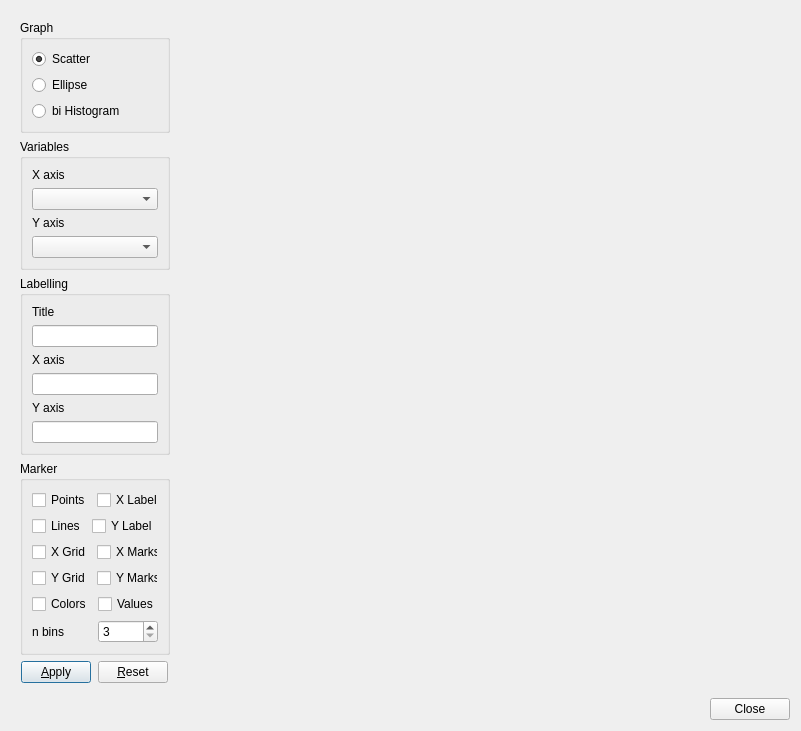
<?xml version="1.0" encoding="UTF-8"?>
<ui version="4.0">
 <class>Dialog</class>
 <widget class="QDialog" name="Dialog">
  <property name="geometry">
   <rect>
    <x>0</x>
    <y>0</y>
    <width>801</width>
    <height>697</height>
   </rect>
  </property>
  <property name="windowTitle">
   <string>Scatter Plot</string>
  </property>
  <layout class="QVBoxLayout" name="verticalLayout_3">
   <item>
    <widget class="QWidget" name="centralwidget" native="true">
     <layout class="QHBoxLayout" name="horizontalLayout_7">
      <item>
       <layout class="QVBoxLayout" name="verticalLayout_2">
        <item>
         <widget class="QGroupBox" name="groupBox_3">
          <property name="sizePolicy">
           <sizepolicy hsizetype="Fixed" vsizetype="Preferred">
            <horstretch>0</horstretch>
            <verstretch>0</verstretch>
           </sizepolicy>
          </property>
          <property name="minimumSize">
           <size>
            <width>150</width>
            <height>0</height>
           </size>
          </property>
          <property name="maximumSize">
           <size>
            <width>150</width>
            <height>16777215</height>
           </size>
          </property>
          <property name="title">
           <string>Graph</string>
          </property>
          <layout class="QHBoxLayout" name="horizontalLayout_11">
           <item>
            <layout class="QVBoxLayout" name="verticalLayout_4">
             <item>
              <widget class="QRadioButton" name="scatterradioButton">
               <property name="text">
                <string>Scatter</string>
               </property>
               <property name="checked">
                <bool>true</bool>
               </property>
              </widget>
             </item>
             <item>
              <widget class="QRadioButton" name="ellipseradioButton">
               <property name="text">
                <string>Ellipse</string>
               </property>
              </widget>
             </item>
             <item>
              <widget class="QRadioButton" name="histogramradioButton">
               <property name="text">
                <string>bi Histogram</string>
               </property>
              </widget>
             </item>
            </layout>
           </item>
          </layout>
         </widget>
        </item>
        <item>
         <widget class="QGroupBox" name="groupBox">
          <property name="sizePolicy">
           <sizepolicy hsizetype="Fixed" vsizetype="Preferred">
            <horstretch>0</horstretch>
            <verstretch>0</verstretch>
           </sizepolicy>
          </property>
          <property name="minimumSize">
           <size>
            <width>150</width>
            <height>0</height>
           </size>
          </property>
          <property name="title">
           <string>Variables</string>
          </property>
          <layout class="QHBoxLayout" name="horizontalLayout_8">
           <item>
            <layout class="QVBoxLayout" name="verticalLayout_5">
             <item>
              <widget class="QLabel" name="Xlabel">
               <property name="text">
                <string>X axis</string>
               </property>
              </widget>
             </item>
             <item>
              <widget class="QComboBox" name="XcomboBox">
               <property name="maximumSize">
                <size>
                 <width>200</width>
                 <height>16777215</height>
                </size>
               </property>
              </widget>
             </item>
             <item>
              <widget class="QLabel" name="Ylabel">
               <property name="text">
                <string>Y axis</string>
               </property>
              </widget>
             </item>
             <item>
              <widget class="QComboBox" name="YcomboBox">
               <property name="maximumSize">
                <size>
                 <width>200</width>
                 <height>16777215</height>
                </size>
               </property>
              </widget>
             </item>
            </layout>
           </item>
          </layout>
         </widget>
        </item>
        <item>
         <widget class="QGroupBox" name="groupBox_2">
          <property name="sizePolicy">
           <sizepolicy hsizetype="Fixed" vsizetype="Preferred">
            <horstretch>0</horstretch>
            <verstretch>0</verstretch>
           </sizepolicy>
          </property>
          <property name="minimumSize">
           <size>
            <width>150</width>
            <height>0</height>
           </size>
          </property>
          <property name="title">
           <string>Labelling</string>
          </property>
          <layout class="QHBoxLayout" name="horizontalLayout_10">
           <item>
            <layout class="QVBoxLayout" name="verticalLayout_6">
             <item>
              <widget class="QLabel" name="label">
               <property name="text">
                <string>Title</string>
               </property>
              </widget>
             </item>
             <item>
              <widget class="QLineEdit" name="TlineEdit">
               <property name="maximumSize">
                <size>
                 <width>200</width>
                 <height>16777215</height>
                </size>
               </property>
              </widget>
             </item>
             <item>
              <widget class="QLabel" name="label_2">
               <property name="text">
                <string>X axis</string>
               </property>
              </widget>
             </item>
             <item>
              <widget class="QLineEdit" name="XlineEdit">
               <property name="maximumSize">
                <size>
                 <width>200</width>
                 <height>16777215</height>
                </size>
               </property>
              </widget>
             </item>
             <item>
              <widget class="QLabel" name="label_3">
               <property name="text">
                <string>Y axis</string>
               </property>
              </widget>
             </item>
             <item>
              <widget class="QLineEdit" name="YlineEdit">
               <property name="maximumSize">
                <size>
                 <width>200</width>
                 <height>16777215</height>
                </size>
               </property>
              </widget>
             </item>
            </layout>
           </item>
          </layout>
         </widget>
        </item>
        <item>
         <widget class="QGroupBox" name="MarkergroupBox">
          <property name="sizePolicy">
           <sizepolicy hsizetype="Fixed" vsizetype="Preferred">
            <horstretch>0</horstretch>
            <verstretch>0</verstretch>
           </sizepolicy>
          </property>
          <property name="minimumSize">
           <size>
            <width>150</width>
            <height>0</height>
           </size>
          </property>
          <property name="title">
           <string>Marker</string>
          </property>
          <layout class="QVBoxLayout" name="verticalLayout">
           <item>
            <layout class="QHBoxLayout" name="horizontalLayout">
             <item>
              <widget class="QCheckBox" name="PcheckBox">
               <property name="text">
                <string>Points</string>
               </property>
              </widget>
             </item>
             <item>
              <widget class="QCheckBox" name="XcheckBox">
               <property name="text">
                <string>X Label</string>
               </property>
              </widget>
             </item>
            </layout>
           </item>
           <item>
            <layout class="QHBoxLayout" name="horizontalLayout_2">
             <item>
              <widget class="QCheckBox" name="LcheckBox">
               <property name="text">
                <string>Lines</string>
               </property>
              </widget>
             </item>
             <item>
              <widget class="QCheckBox" name="YcheckBox">
               <property name="text">
                <string>Y Label</string>
               </property>
              </widget>
             </item>
            </layout>
           </item>
           <item>
            <layout class="QHBoxLayout" name="horizontalLayout_3">
             <item>
              <widget class="QCheckBox" name="XGcheckBox">
               <property name="text">
                <string>X Grid</string>
               </property>
              </widget>
             </item>
             <item>
              <widget class="QCheckBox" name="XMcheckBox">
               <property name="text">
                <string>X Marks</string>
               </property>
              </widget>
             </item>
            </layout>
           </item>
           <item>
            <layout class="QHBoxLayout" name="horizontalLayout_4">
             <item>
              <widget class="QCheckBox" name="YGcheckBox">
               <property name="text">
                <string>Y Grid</string>
               </property>
              </widget>
             </item>
             <item>
              <widget class="QCheckBox" name="YMcheckBox">
               <property name="text">
                <string>Y Marks</string>
               </property>
              </widget>
             </item>
            </layout>
           </item>
           <item>
            <layout class="QHBoxLayout" name="horizontalLayout_5">
             <item>
              <widget class="QCheckBox" name="CcheckBox">
               <property name="text">
                <string>Colors</string>
               </property>
              </widget>
             </item>
             <item>
              <widget class="QCheckBox" name="VcheckBox">
               <property name="text">
                <string>Values</string>
               </property>
              </widget>
             </item>
            </layout>
           </item>
           <item>
            <layout class="QHBoxLayout" name="horizontalLayout_9">
             <item>
              <widget class="QLabel" name="label_4">
               <property name="text">
                <string>n bins</string>
               </property>
              </widget>
             </item>
             <item>
              <widget class="QSpinBox" name="spinBox">
               <property name="minimum">
                <number>3</number>
               </property>
               <property name="maximum">
                <number>200</number>
               </property>
              </widget>
             </item>
            </layout>
           </item>
          </layout>
         </widget>
        </item>
        <item>
         <layout class="QHBoxLayout" name="horizontalLayout_6">
          <item>
           <widget class="QPushButton" name="ApplyButton">
            <property name="sizePolicy">
             <sizepolicy hsizetype="Fixed" vsizetype="Fixed">
              <horstretch>0</horstretch>
              <verstretch>0</verstretch>
             </sizepolicy>
            </property>
            <property name="minimumSize">
             <size>
              <width>70</width>
              <height>0</height>
             </size>
            </property>
            <property name="maximumSize">
             <size>
              <width>70</width>
              <height>16777215</height>
             </size>
            </property>
            <property name="text">
             <string>&amp;Apply</string>
            </property>
           </widget>
          </item>
          <item>
           <widget class="QPushButton" name="ResetButton">
            <property name="sizePolicy">
             <sizepolicy hsizetype="Fixed" vsizetype="Fixed">
              <horstretch>0</horstretch>
              <verstretch>0</verstretch>
             </sizepolicy>
            </property>
            <property name="minimumSize">
             <size>
              <width>70</width>
              <height>0</height>
             </size>
            </property>
            <property name="maximumSize">
             <size>
              <width>70</width>
              <height>16777215</height>
             </size>
            </property>
            <property name="text">
             <string>&amp;Reset</string>
            </property>
           </widget>
          </item>
         </layout>
        </item>
       </layout>
      </item>
      <item>
       <widget class="QWidget" name="mplwindow" native="true">
        <property name="sizePolicy">
         <sizepolicy hsizetype="Expanding" vsizetype="Expanding">
          <horstretch>0</horstretch>
          <verstretch>0</verstretch>
         </sizepolicy>
        </property>
        <layout class="QVBoxLayout" name="mplvl"/>
       </widget>
      </item>
     </layout>
    </widget>
   </item>
   <item>
    <layout class="QHBoxLayout" name="horizontalLayout_12">
     <item>
      <spacer name="horizontalSpacer">
       <property name="orientation">
        <enum>Qt::Horizontal</enum>
       </property>
       <property name="sizeHint" stdset="0">
        <size>
         <width>658</width>
         <height>20</height>
        </size>
       </property>
      </spacer>
     </item>
     <item>
      <widget class="QPushButton" name="pushButton">
       <property name="text">
        <string>Close</string>
       </property>
      </widget>
     </item>
    </layout>
   </item>
  </layout>
 </widget>
 <resources/>
 <connections>
  <connection>
   <sender>pushButton</sender>
   <signal>clicked()</signal>
   <receiver>Dialog</receiver>
   <slot>accept()</slot>
   <hints>
    <hint type="sourcelabel">
     <x>769</x>
     <y>678</y>
    </hint>
    <hint type="destinationlabel">
     <x>678</x>
     <y>690</y>
    </hint>
   </hints>
  </connection>
 </connections>
</ui>
